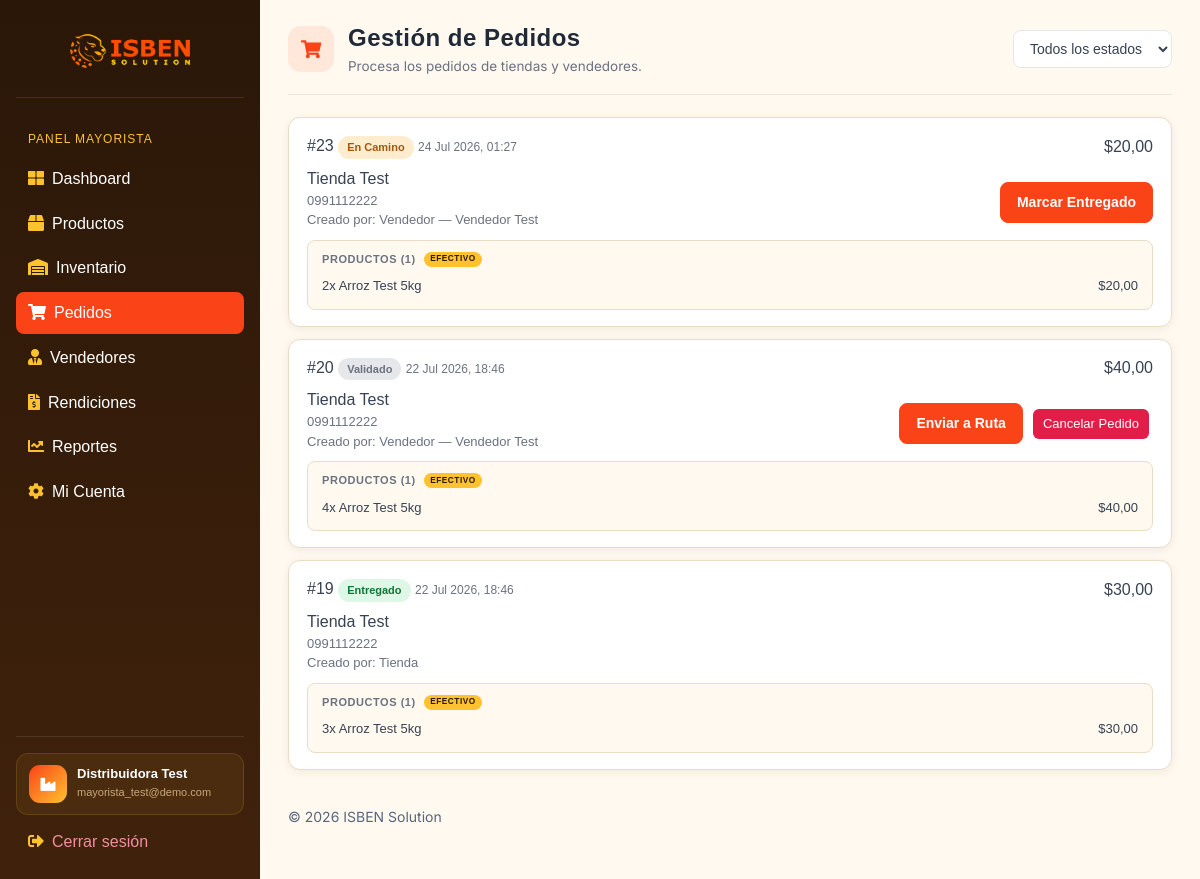
Page /mayorista/pedidos/ (signed in) on the earlier database version.
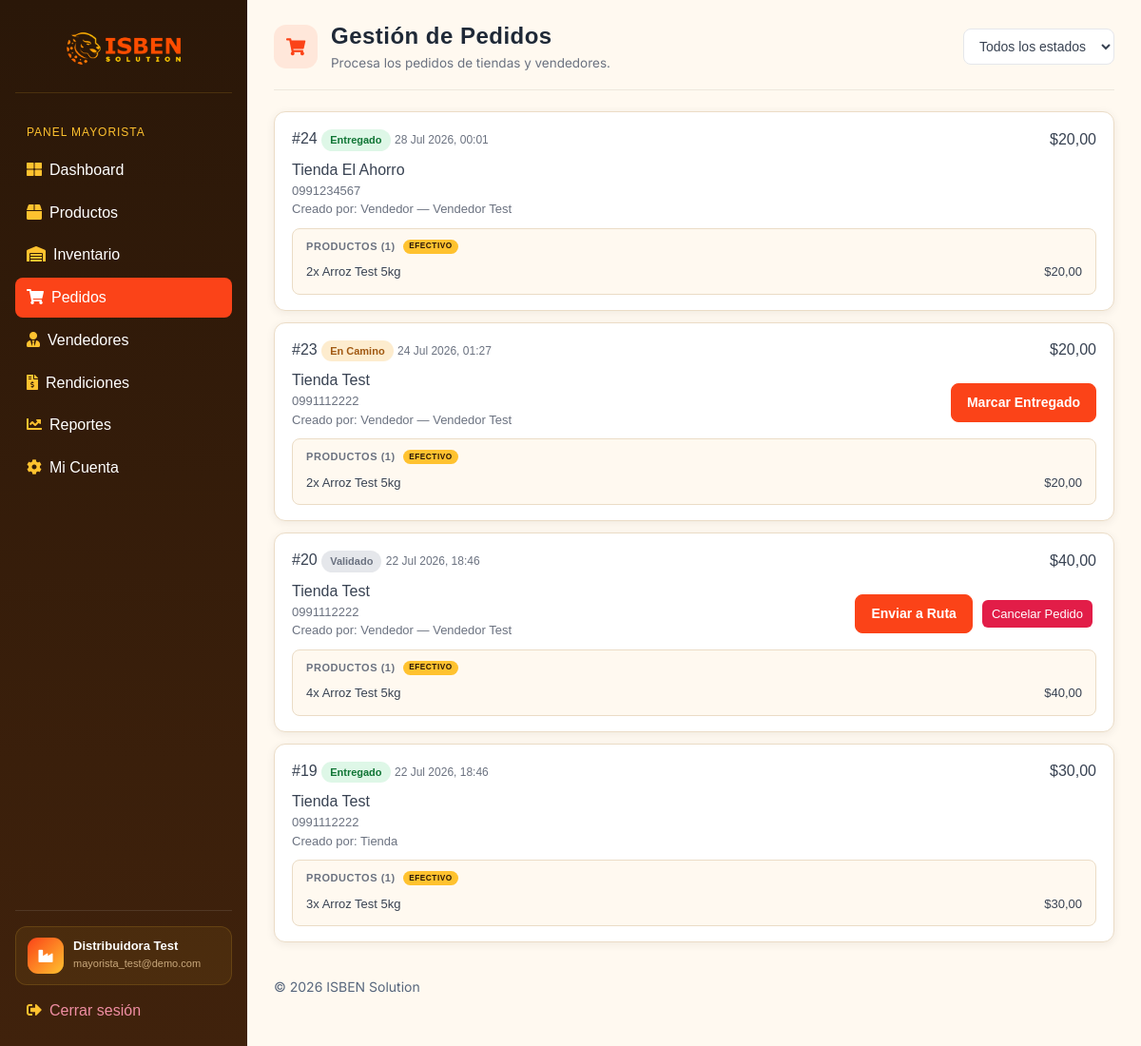
Same page on the later database version.
### appDjango/models.py (models this page shows, shortened)
class Mayorista(models.Model):
    CATEGORIA_CHOICES = [
        ("bebidas", "Bebidas"),
        ("abarrotes", "Abarrotes"),
        ("lacteos", "Lácteos"),
        ("limpieza", "Limpieza"),
        ("otro", "Otro"),
    ]
    PLAN_CHOICES = [
        ("sin_asignar", "Sin asignar"),
        ("suscripcion", "Suscripción anual"),
        ("comision", "Solo comisión"),
        ("mixto", "Mixto"),
    ]
    ESTADO_CHOICES = [
        ("pendiente_pago", "Pendiente de pago"),
        ("activo", "Activo"),
        ("suspendido", "Suspendido"),
    ]
    MESES_CORTOS = [
        "Ene",
        "Feb",
        "Mar",
        "Abr",
        "May",
        "Jun",
        "Jul",
        "Ago",
        "Sep",
        "Oct",
        "Nov",
        "Dic",
    ]
    cuenta = models.OneToOneField(
        settings.AUTH_USER_MODEL,
        on_delete=models.CASCADE,
        related_name="perfil_mayorista",
    )
    nombre = models.CharField(max_length=255)
    telefono = models.CharField(
        max_length=15,
        default="",
    )
    categoria = models.CharField(max_length=20, choices=CATEGORIA_CHOICES)
    logo_url = models.TextField(blank=True, null=True)
    estado = models.CharField(
        max_length=20, choices=ESTADO_CHOICES, default="pendiente_pago"
    )
    plan = models.CharField(
        max_length=20,
        choices=PLAN_CHOICES,
        default="sin_asignar",
    )
    tarifa_anual = models.DecimalField(max_digits=10, decimal_places=2, default=0)
    porcentaje_comision = models.DecimalField(max_digits=5, decimal_places=2, default=0)
    fecha_vencimiento = models.DateField(blank=True, null=True)

class Pedido(models.Model):
    CREADO_POR_CHOICES = [
        ("tienda", "Tienda"),
        ("vendedor", "Vendedor"),
    ]
    ESTADO_CHOICES = [
        ("pendiente", "Pendiente"),
        ("validado", "Validado"),
        ("en_camino", "En camino"),
        ("entregado", "Entregado"),
        ("cancelado", "Cancelado"),
    ]
    TIPO_PAGO_CHOICES = [
        ("efectivo", "Efectivo"),
        ("digital", "Digital"),
    ]
    tienda = models.ForeignKey(
        Tienda,
        on_delete=models.CASCADE,
        related_name="pedidos",
    )
    mayorista = models.ForeignKey(
        Mayorista,
        on_delete=models.CASCADE,
        related_name="pedidos",
    )
    vendedor = models.ForeignKey(
        Vendedor,
        on_delete=models.SET_NULL,
        blank=True,
        null=True,
        related_name="pedidos",
    )
    creado_por = models.CharField(
        max_length=10,
        choices=CREADO_POR_CHOICES,
    )
    estado = models.CharField(
        max_length=20,
        choices=ESTADO_CHOICES,
        default="pendiente",
    )
    tipo_pago = models.CharField(
        max_length=20,
        choices=TIPO_PAGO_CHOICES,
    )
    total = models.DecimalField(
        max_digits=12,
        decimal_places=2,
        default=0,
        editable=False,
    )
    comision_plataforma = models.DecimalField(
        max_digits=12,
        decimal_places=2,
        default=0,
        editable=False,
    )
    cobro_confirmado = models.BooleanField(
        default=False,
    )
    nota_voz_url = models.TextField(
        blank=True,
        null=True,
    )
    lat_entrega = models.FloatField(
        blank=True,
        null=True,
    )
    lng_entrega = models.FloatField(
        blank=True,
        null=True,
    )
    telefono_contacto = models.CharField(
        max_length=20,
        blank=True,
        null=True,
    )
    creado_en = models.DateTimeField(
        auto_now_add=True,
        null=True,
    )

class Tienda(models.Model):
    cuenta = models.OneToOneField(
        settings.AUTH_USER_MODEL, on_delete=models.CASCADE, related_name="perfil_tienda"
    )
    nombre = models.CharField(max_length=255)
    telefono = models.CharField(max_length=20, unique=True, blank=True, null=True)
    lat = models.FloatField(blank=True, null=True)
    lng = models.FloatField(blank=True, null=True)
    direccion_texto = models.TextField(blank=True, null=True)

class Vendedor(models.Model):
    TIPO_PERFIL_CHOICES = [
        ("general", "General"),
        ("especializado", "Especializado"),
    ]
    cuenta = models.OneToOneField(
        settings.AUTH_USER_MODEL,
        on_delete=models.CASCADE,
        related_name="perfil_vendedor",
    )
    mayorista = models.ForeignKey(
        Mayorista, on_delete=models.CASCADE, related_name="vendedores"
    )
    nombre = models.CharField(max_length=255)
    primer_login = models.BooleanField(default=True)
    tipo_perfil = models.CharField(
        max_length=20, choices=TIPO_PERFIL_CHOICES, default="general"
    )
    producto_asignado = models.ForeignKey(
        "Producto",
        on_delete=models.SET_NULL,
        blank=True,
        null=True,
        related_name="vendedores_asignados",
    )
    activo = models.BooleanField(default=True)

class PedidoItem(models.Model):
    pedido = models.ForeignKey(
        Pedido,
        on_delete=models.CASCADE,
        related_name="items",
    )
    producto = models.ForeignKey(
        Producto,
        on_delete=models.CASCADE,
        related_name="pedido_items",
    )
    cantidad = models.PositiveIntegerField()
    precio_unitario = models.DecimalField(
        max_digits=10,
        decimal_places=2,
    )
    subtotal = models.DecimalField(
        max_digits=12,
        decimal_places=2,
        default=0,
        editable=False,
    )
    class Meta:
        unique_together = ("pedido", "producto")

class Producto(models.Model):
    UNIDAD_CHOICES = [
        ("unidad", "Unidad"),
        ("caja", "Caja"),
        ("kg", "Kilogramo"),
    ]
    mayorista = models.ForeignKey(
        Mayorista, on_delete=models.CASCADE, related_name="productos"
    )
    nombre = models.CharField(max_length=255)
    foto_url = models.TextField()
    precio = models.DecimalField(max_digits=10, decimal_places=2)
    stock = models.PositiveIntegerField(default=0)
    minimo_compra = models.PositiveIntegerField(default=1)
    unidad = models.CharField(max_length=20, choices=UNIDAD_CHOICES, default="unidad")
    activo = models.BooleanField(default=True)

### appDjango/views.py (the view)
@mayorista_required
def mayorista_pedidos(request):
    estado = request.GET.get("estado", "")
    pedidos = (
        Pedido.objects.filter(mayorista=request.mayorista)
        .select_related("tienda", "vendedor")
        .prefetch_related("items__producto")
        .order_by("-creado_en")
    )
    if estado:
        pedidos = pedidos.filter(estado=estado)
    return render(
        request,
        "mayorista/pedidos.html",
        {
            "pedidos": pedidos,
            "estado_seleccionado": estado,
            "estados": Pedido.ESTADO_CHOICES,
        },
    )

### appDjango/templates/mayorista/pedidos.html (shortened to what this page needs)
{% extends 'layouts/base.html' %}
{% block content %}
  <div class="pagina-cabecera">
    <div class="pagina-cabecera-titulo">
      <div class="pagina-cabecera-icono"><i class="fas fa-shopping-cart"></i></div>
      <div>
        <h1>Gestión de Pedidos</h1>
        <p class="subtitulo">Procesa los pedidos de tiendas y vendedores.</p>
      </div>
    </div>
    <div class="pagina-cabecera-acciones">
      <form method="get">
        <select name="estado" onchange="this.form.submit()">
          <option value="">Todos los estados</option>
        </select>
      </form>
    </div>
  </div>
  {% for pedido in pedidos %}
    <div class="portal-list-card">
      <div class="portal-list-card-row">
        <div>
          <strong>#{{ pedido.id }}</strong>
          {% if pedido.estado == 'entregado' %}<span class="portal-badge portal-badge-green">Entregado</span>
          {% elif pedido.estado == 'en_camino' %}<span class="portal-badge portal-badge-amber">En Camino</span>
          {% elif pedido.estado == 'validado' %}<span class="portal-badge portal-badge-gray">Validado</span>
          {% elif pedido.estado == 'cancelado' %}<span class="portal-badge portal-badge-red">Cancelado</span>
          {% else %}<span class="portal-badge portal-badge-gray">Pendiente</span>{% endif %}
          <span style="color:hsl(var(--muted-foreground)); font-size:12px;">{{ pedido.creado_en|date:"d M Y, H:i" }}</span>
        </div>
        <strong>${{ pedido.total }}</strong>
      </div>
      <div class="portal-list-card-row" style="margin-top:8px;">
        <div>
          <div><strong>{{ pedido.tienda.nombre }}</strong></div>
          <div style="font-size:13px; color:hsl(var(--muted-foreground));">{{ pedido.telefono_contacto }}</div>
          <div style="font-size:13px; color:hsl(var(--muted-foreground));">Creado por: {{ pedido.get_creado_por_display }}{% if pedido.vendedor %} — {{ pedido.vendedor.nombre }}{% endif %}</div>
        </div>
        <div class="form-actions">
          {% if pedido.estado == 'validado' %}
            <a href="{% url 'portal_mayorista_pedido_transicion' pedido.id 'enviar_ruta' %}" class="btn btn-primary">Enviar a Ruta</a>
            <a href="{% url 'portal_mayorista_pedido_transicion' pedido.id 'cancelar' %}"
               class="action action-delete"
               data-confirmar="¿Cancelar el pedido #{{ pedido.id }}?"
               data-confirmar-texto="El stock de los productos será devuelto al inventario.">Cancelar Pedido</a>
          {% elif pedido.estado == 'en_camino' %}
            <a href="{% url 'portal_mayorista_pedido_transicion' pedido.id 'marcar_entregado' %}" class="btn btn-primary">Marcar Entregado</a>
          {% endif %}
        </div>
      </div>
      <div class="pedido-items">
        <div class="pedido-items-titulo">Productos ({{ pedido.items.count }})
          {% if pedido.tipo_pago == 'efectivo' %}
            <span class="badge bg-warning">Efectivo</span>
          {% else %}
            <span class="badge bg-primary">Pago digital</span>
          {% endif %}
        </div>
        {% for item in pedido.items.all %}
          <div class="pedido-item-linea">
            <span><strong>{{ item.cantidad }}x</strong> {{ item.producto.nombre }}</span>
            <span>${{ item.subtotal }}</span>
          </div>
        {% endfor %}
      </div>
    </div>
  {% empty %}
    <p class="portal-empty">No hay pedidos registrados.</p>
  {% endfor %}
{% endblock %}

### appDjango/templates/layouts/base.html (shortened to what this page needs)
{% extends "layouts/master.html" %}
{% block body %}
    {% include 'includes/sidebar.html' %}
    <main class="content">
      {% block content %}{% endblock content %}
      {% include 'includes/footer.html' %}
    </main>
{% endblock body %}

### appDjango/templates/layouts/master.html (shortened to what this page needs)
{% load static %}
<!DOCTYPE html>
<html lang="es">
<head>
    <link rel="stylesheet" href="https://cdnjs.cloudflare.com/ajax/libs/font-awesome/5.15.4/css/all.min.css"
 />
    <link type="text/css" href="{% static 'css/style.css' %}" rel="stylesheet">
</head>
<body class="{% block body_class %}{% endblock body_class %}">
    {% block body %}{% endblock body %}
</body>
</html>

### appDjango/templates/includes/sidebar.html (shortened to what this page needs)
{% load static %}
<nav id="sidebarMenu" class="sidebar d-lg-block collapse">
  <div class="sidebar-inner px-3 pt-3">
    <div class="sidebar-marca">
      <a href="{% url 'portal_landing' %}">
        <img src="{% static 'imagenes/logos_2.png' %}" alt="ISBEN Solution">
      </a>
    </div>
    <ul class="nav flex-column">
      {% if user.perfil_mayorista %}
        <li class="sidebar-heading">Panel Mayorista</li>
        <li class="nav-item {% if 'mayorista_dashboard' in request.resolver_match.url_name %}active{% endif %}">
          <a href="{% url 'portal_mayorista_dashboard' %}" class="nav-link"><span class="sidebar-icon"><i class="fas fa-th-large"></i></span>Dashboard</a>
        </li>
        <li class="nav-item {% if 'producto' in request.resolver_match.url_name %}active{% endif %}">
          <a href="{% url 'portal_mayorista_productos' %}" class="nav-link"><span class="sidebar-icon"><i class="fas fa-box"></i></span>Productos</a>
        </li>
        <li class="nav-item {% if request.resolver_match.url_name == 'portal_mayorista_inventario' %}active{% endif %}">
          <a href="{% url 'portal_mayorista_inventario' %}" class="nav-link"><span class="sidebar-icon"><i class="fas fa-warehouse"></i></span>Inventario</a>
        </li>
        <li class="nav-item {% if 'pedido' in request.resolver_match.url_name %}active{% endif %}">
          <a href="{% url 'portal_mayorista_pedidos' %}" class="nav-link"><span class="sidebar-icon"><i class="fas fa-shopping-cart"></i></span>Pedidos</a>
        </li>
        <li class="nav-item {% if 'vendedor' in request.resolver_match.url_name %}active{% endif %}">
          <a href="{% url 'portal_mayorista_vendedores' %}" class="nav-link"><span class="sidebar-icon"><i class="fas fa-user-tie"></i></span>Vendedores</a>
        </li>
        <li class="nav-item {% if 'rendicion' in request.resolver_match.url_name %}active{% endif %}">
          <a href="{% url 'portal_mayorista_rendiciones' %}" class="nav-link"><span class="sidebar-icon"><i class="fas fa-file-invoice-dollar"></i></span>Rendiciones</a>
        </li>
        <li class="nav-item {% if request.resolver_match.url_name == 'portal_mayorista_reportes' %}active{% endif %}">
          <a href="{% url 'portal_mayorista_reportes' %}" class="nav-link"><span class="sidebar-icon"><i class="fas fa-chart-line"></i></span>Reportes</a>
        </li>
        <li class="nav-item {% if request.resolver_match.url_name == 'portal_mayorista_mi_cuenta' %}active{% endif %}">
          <a href="{% url 'portal_mayorista_mi_cuenta' %}" class="nav-link"><span class="sidebar-icon"><i class="fas fa-cog"></i></span>Mi Cuenta</a>
        </li>
      {% endif %}
    </ul>
    <div class="sidebar-user mt-auto pt-3">
      {% if user.is_authenticated %}
        <div class="sidebar-user-info">
          <div class="sidebar-user-avatar">
            {% if user.perfil_mayorista %}<i class="fas fa-industry"></i>
            {% elif user.perfil_vendedor %}<i class="fas fa-user-tie"></i>
            {% elif user.perfil_tienda %}<i class="fas fa-store"></i>
            {% else %}<i class="fas fa-shield-alt"></i>{% endif %}
          </div>
          <div class="sidebar-user-datos">
            <span class="sidebar-user-nombre">
              {% if user.perfil_mayorista %}{{ user.perfil_mayorista.nombre }}
              {% elif user.perfil_vendedor %}{{ user.perfil_vendedor.nombre }}
              {% elif user.perfil_tienda %}{{ user.perfil_tienda.nombre }}
              {% else %}Administrador{% endif %}
            </span>
            <span class="sidebar-user-email">{{ user.username }}</span>
          </div>
        </div>
        <a href="{% url 'portal_logout' %}" class="nav-link sidebar-logout">
          <span class="sidebar-icon"><i class="fas fa-sign-out-alt"></i></span>Cerrar sesión
        </a>
      {% endif %}
    </div>
  </div>
</nav>

### appDjango/templates/includes/footer.html
<footer class="footer py-4">
  <div class="d-flex justify-content-between align-items-center">
    <p class="copyright text-muted mb-0">© <span class="current-year"></span> ISBEN Solution</p>
  </div>
</footer>

### appDjango/templates/includes/scripts.html (shortened to what this page needs)
{% load static %}

Differences in the rows shown:
added Pedido: id "24", estado "Entregado", creado_en "28 Jul 2026, 00:01", total "20,00", tienda.nombre "Tienda El Ahorro", telefono_contacto "0991234567", creado_por "Vendedor", vendedor.nombre "Vendedor Test", items.count "1", tipo_pago "EFECTIVO"
added PedidoItem: cantidad "2", producto.nombre "Arroz Test 5kg", subtotal "20,00", shown under "24"
